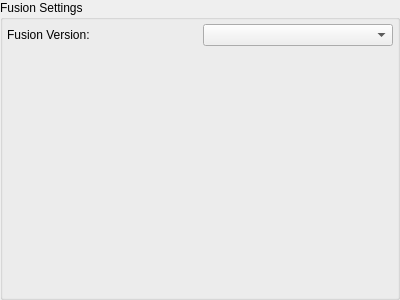
<?xml version="1.0" encoding="UTF-8"?>
<ui version="4.0">
 <class>JobFusionSettingsWidgetUI</class>
 <widget class="QGroupBox" name="JobFusionSettingsWidgetUI">
  <property name="geometry">
   <rect>
    <x>0</x>
    <y>0</y>
    <width>400</width>
    <height>300</height>
   </rect>
  </property>
  <property name="windowTitle">
   <string>GroupBox</string>
  </property>
  <property name="title">
   <string>Fusion Settings</string>
  </property>
  <layout class="QVBoxLayout" name="mVerticalLayout">
   <property name="margin">
    <number>4</number>
   </property>
   <item>
    <layout class="QHBoxLayout">
     <item>
      <widget class="QLabel" name="label">
       <property name="text">
        <string>Fusion Version:</string>
       </property>
      </widget>
     </item>
     <item>
      <widget class="RecordCombo" name="mFusionVersionCombo"/>
     </item>
    </layout>
   </item>
   <item>
    <spacer name="spacer">
     <property name="orientation">
      <enum>Qt::Vertical</enum>
     </property>
     <property name="sizeType">
      <enum>QSizePolicy::Expanding</enum>
     </property>
     <property name="sizeHint" stdset="0">
      <size>
       <width>337</width>
       <height>241</height>
      </size>
     </property>
    </spacer>
   </item>
  </layout>
 </widget>
 <customwidgets>
  <customwidget>
   <class>RecordCombo</class>
   <extends>QComboBox</extends>
   <header>recordcombo.h</header>
  </customwidget>
 </customwidgets>
 <resources/>
 <connections/>
</ui>
